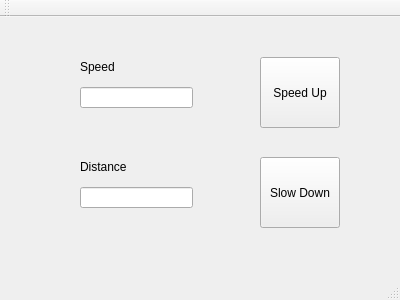
<?xml version="1.0" encoding="UTF-8"?>
<ui version="4.0">
 <class>MainWindow</class>
 <widget class="QMainWindow" name="MainWindow">
  <property name="geometry">
   <rect>
    <x>0</x>
    <y>0</y>
    <width>400</width>
    <height>300</height>
   </rect>
  </property>
  <property name="windowTitle">
   <string>MainWindow</string>
  </property>
  <widget class="QWidget" name="centralWidget">
   <widget class="QLineEdit" name="distanceLineEdit">
    <property name="enabled">
     <bool>true</bool>
    </property>
    <property name="geometry">
     <rect>
      <x>80</x>
      <y>170</y>
      <width>113</width>
      <height>21</height>
     </rect>
    </property>
    <property name="readOnly">
     <bool>true</bool>
    </property>
   </widget>
   <widget class="QPushButton" name="speedUpPushButton">
    <property name="geometry">
     <rect>
      <x>260</x>
      <y>40</y>
      <width>80</width>
      <height>71</height>
     </rect>
    </property>
    <property name="text">
     <string>Speed Up</string>
    </property>
   </widget>
   <widget class="QPushButton" name="slowDownPushButton">
    <property name="geometry">
     <rect>
      <x>260</x>
      <y>140</y>
      <width>80</width>
      <height>71</height>
     </rect>
    </property>
    <property name="text">
     <string>Slow Down</string>
    </property>
   </widget>
   <widget class="QLabel" name="label">
    <property name="geometry">
     <rect>
      <x>80</x>
      <y>40</y>
      <width>111</width>
      <height>20</height>
     </rect>
    </property>
    <property name="text">
     <string>Speed</string>
    </property>
   </widget>
   <widget class="QLabel" name="label_2">
    <property name="geometry">
     <rect>
      <x>80</x>
      <y>140</y>
      <width>121</width>
      <height>20</height>
     </rect>
    </property>
    <property name="text">
     <string>Distance</string>
    </property>
   </widget>
   <widget class="QLineEdit" name="speedLineEdit">
    <property name="enabled">
     <bool>true</bool>
    </property>
    <property name="geometry">
     <rect>
      <x>80</x>
      <y>70</y>
      <width>113</width>
      <height>21</height>
     </rect>
    </property>
    <property name="readOnly">
     <bool>true</bool>
    </property>
   </widget>
  </widget>
  <widget class="QMenuBar" name="menuBar">
   <property name="geometry">
    <rect>
     <x>0</x>
     <y>0</y>
     <width>400</width>
     <height>20</height>
    </rect>
   </property>
  </widget>
  <widget class="QToolBar" name="mainToolBar">
   <attribute name="toolBarArea">
    <enum>TopToolBarArea</enum>
   </attribute>
   <attribute name="toolBarBreak">
    <bool>false</bool>
   </attribute>
  </widget>
  <widget class="QStatusBar" name="statusBar"/>
 </widget>
 <layoutdefault spacing="6" margin="11"/>
 <resources/>
 <connections/>
</ui>
